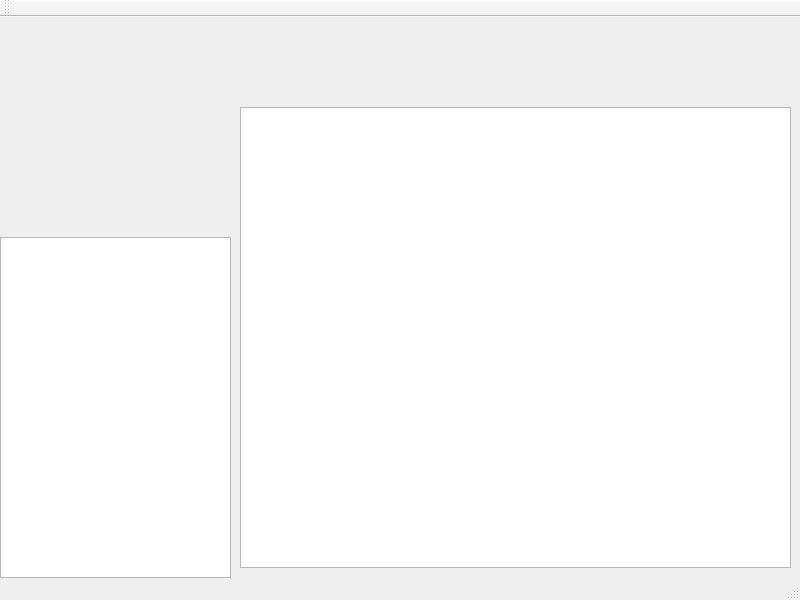
<?xml version="1.0" encoding="UTF-8"?>
<ui version="4.0">
 <class>MainWindow</class>
 <widget class="QMainWindow" name="MainWindow">
  <property name="geometry">
   <rect>
    <x>0</x>
    <y>0</y>
    <width>800</width>
    <height>600</height>
   </rect>
  </property>
  <property name="windowTitle">
   <string>MainWindow</string>
  </property>
  <widget class="QWidget" name="centralwidget">
   <widget class="QListView" name="listeModule">
    <property name="geometry">
     <rect>
      <x>0</x>
      <y>220</y>
      <width>231</width>
      <height>341</height>
     </rect>
    </property>
   </widget>
   <widget class="QGraphicsView" name="graphicsView">
    <property name="geometry">
     <rect>
      <x>240</x>
      <y>90</y>
      <width>551</width>
      <height>461</height>
     </rect>
    </property>
   </widget>
  </widget>
  <widget class="QMenuBar" name="menubar">
   <property name="geometry">
    <rect>
     <x>0</x>
     <y>0</y>
     <width>800</width>
     <height>27</height>
    </rect>
   </property>
  </widget>
  <widget class="QStatusBar" name="statusbar"/>
  <widget class="QToolBar" name="toolBar">
   <property name="windowTitle">
    <string>toolBar</string>
   </property>
   <attribute name="toolBarArea">
    <enum>TopToolBarArea</enum>
   </attribute>
   <attribute name="toolBarBreak">
    <bool>false</bool>
   </attribute>
  </widget>
 </widget>
 <resources/>
 <connections/>
</ui>
